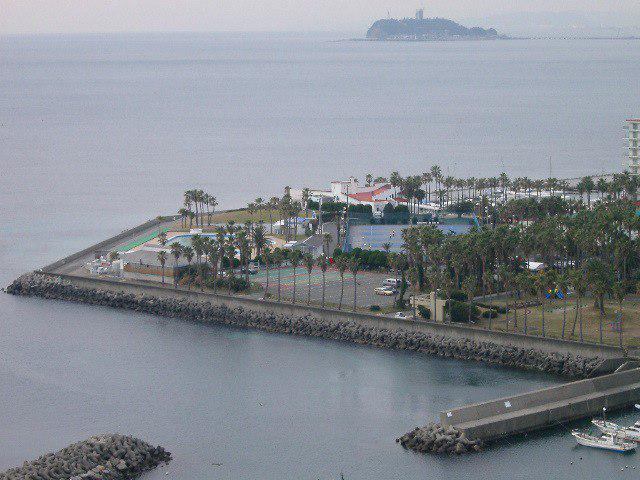
//> input picture Imagerie/TD5/view_1.jpg, 640 x 480 px
$ ./adaptative-th ../../TD5/view_1.jpg 3 3   (built with g++ and OpenCV 4)
//> lines starting //> are read from the running program, lines starting //| are printed output that depends on the picture
#include <iostream>
#include <cstdlib>
#include <math.h>

#include <opencv2/opencv.hpp>

#define WARNING     "\033[33mWarning : \033[0m"
#define ERROR       "\033[31mError : \033[0m"
#define PARAM       3
#define ENDING      ".png"

using namespace cv;
using namespace std;

// This function load s an image from a file and returns it.
Mat loadImage(const char* fileName) {
//> called with fileName = "../../TD5/view_1.jpg"
    Mat image;
    image = imread(fileName, CV_LOAD_IMAGE_GRAYSCALE);
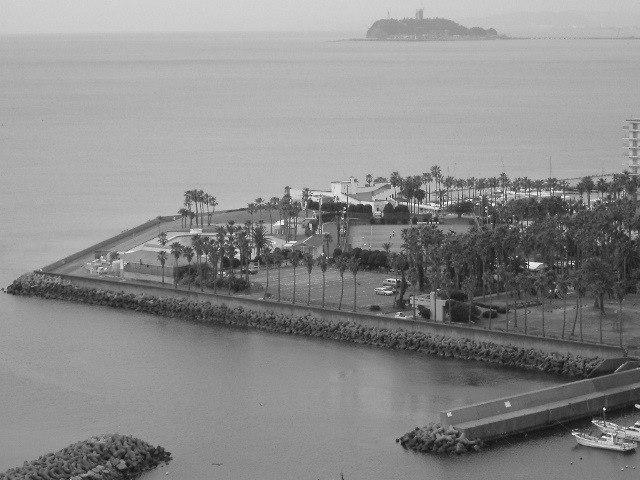
//> image: 480 rows x 640 cols, CV_8UC1; min 0, max 255, mean 139.6
    if (!image.data) {
        cout << ERROR << "Could not open or find the image" << endl;
        exit(EXIT_FAILURE);
    }
    return image;
}

//This function performs adaptive thresholding without using the OpenCV function.
Mat adaptiveThresholding(Mat image, int radius, int constantinople) {
//> called with radius = 3, constantinople = 3
    // Préparation d'une nouvelle matrice th
    const int height = int(image.size().height);
//> height = 480
    const int width = int(image.size().width);
//> width = 640
    Mat th = Mat::zeros(height, width, CV_LOAD_IMAGE_GRAYSCALE);

    // Application du seuillage adaptatif
    for (int i = 0; i < height; i++) {
        for (int j = 0; j < width; j++) {

            double value = 0.0;
            int mean_size = 0;

            // On traite le carré autour du pixel
            for (int a = (i - radius); a <= (i + radius); a++) {
                for (int b = (j - radius); b <= (j + radius); b++) {

                    // On vérifie qu'on est pas hors zone image
                    if ((a >= 0 && a < height) && (b >= 0 && b < width)) {
                        value += (double) image.at<uchar>(a, b);
                        mean_size++;
                    }
                }
            }

            // On fait la moyenne finale
            if (mean_size > 0) // théoriquement tout le temps > 0
                value = (value / (double) mean_size); // Ici que ca foire je pense, perte de précision ?

            // On retire la constante
            value -= (double) constantinople;

            // On applique le seuillage
            uchar seuillage = 0;
            if (((double) image.at<uchar>(i, j)) > value)
                seuillage = 255;

            // On enregistre dans la matrice de seuillage
            th.at<uchar>(i, j) = seuillage;
        }
    }
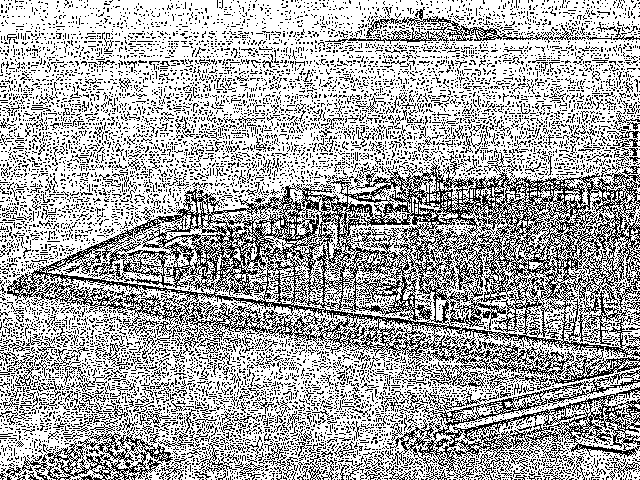
//> th: 480 rows x 640 cols, CV_8UC1; 67.1% white; black in thin lines or dots
    return th;
}

// This function performs adaptive thresholding using adaptiveThreshold with the mean where the neighborhood is determined by the parameter <radiuis>, (V∈2radius+1×2radius+1) and parameterized by the constant <constant>
Mat adaptiveThresholdingOCV(Mat image, int radius, int constant) {
//> called with radius = 3, constant = 3
    Mat result;
    result = Mat::zeros(image.rows, image.cols, CV_8UC1);
    adaptiveThreshold(image, result, 255, ADAPTIVE_THRESH_MEAN_C, THRESH_BINARY, 2 * radius + 1, constant);
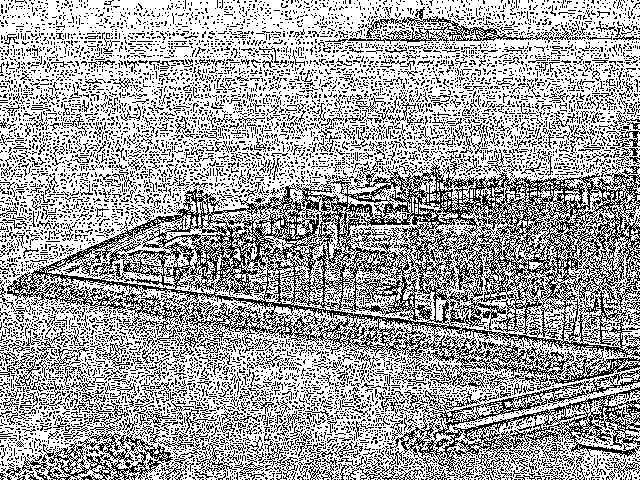
//> result: 480 rows x 640 cols, CV_8UC1; 64.7% white; black in thin lines or dots
    return result;
}


//This function saves the image in a file with the name <fileName> and window name <windowName>.
void saveImage(Mat image, const char* fileName, const char* windowName) {
    namedWindow(windowName, WINDOW_AUTOSIZE);
    imshow(windowName, image);
    imwrite(fileName, image);
}

// This function compute the difference between two images using opencv
Mat computeDifference(Mat image1, Mat image2) {
    Mat difference;
    absdiff(image1, image2, difference);
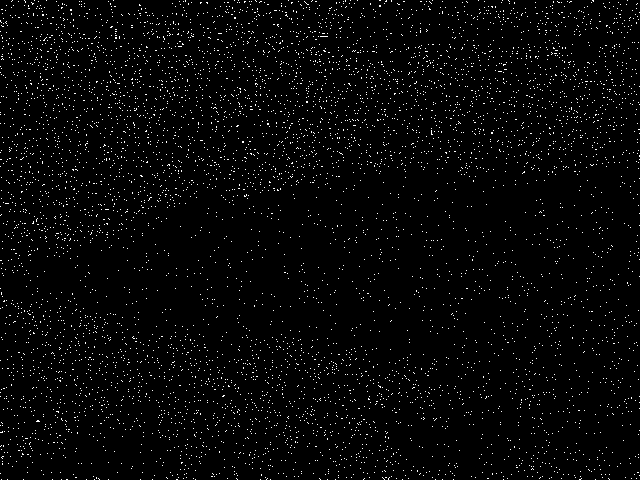
//> difference: 480 rows x 640 cols, CV_8UC1; 2.5% white in thin lines or dots
    return difference;
}

//This function displays the image and the window name <windowName>.
void displayImage(Mat image, const char* windowName) {
    namedWindow(windowName, WINDOW_AUTOSIZE);
    imshow(windowName, image);
    waitKey(0);
}

void process(const char* imsname, int radius, int constantinople) {
    Mat image = loadImage(imsname);
    Mat result = adaptiveThresholding(image, radius, constantinople);
    Mat resultOCV = adaptiveThresholdingOCV(image, radius, constantinople);
    Mat difference = computeDifference(result, resultOCV);
    saveImage(result, "adaptative-th-result.png", "Adaptative Thresholding");
    saveImage(resultOCV, "adaptative-th-result-ocv.png", "Adaptative Thresholding OpenCV");
    displayImage(result, "Adaptative Thresholding");
    displayImage(resultOCV, "Adaptative Thresholding OpenCV");
    displayImage(difference, "Difference");
}

void usage(const char* s) {
    std::cerr << "Usage: " << s << " imsname radius const\n" << std::endl;
    exit(EXIT_FAILURE);
}

int main(int argc, char* argv[]) {
    if (argc != (PARAM + 1))
        usage(argv[0]);
    process(argv[1], atoi(argv[2]), atoi(argv[3]));
    return EXIT_SUCCESS;
}
